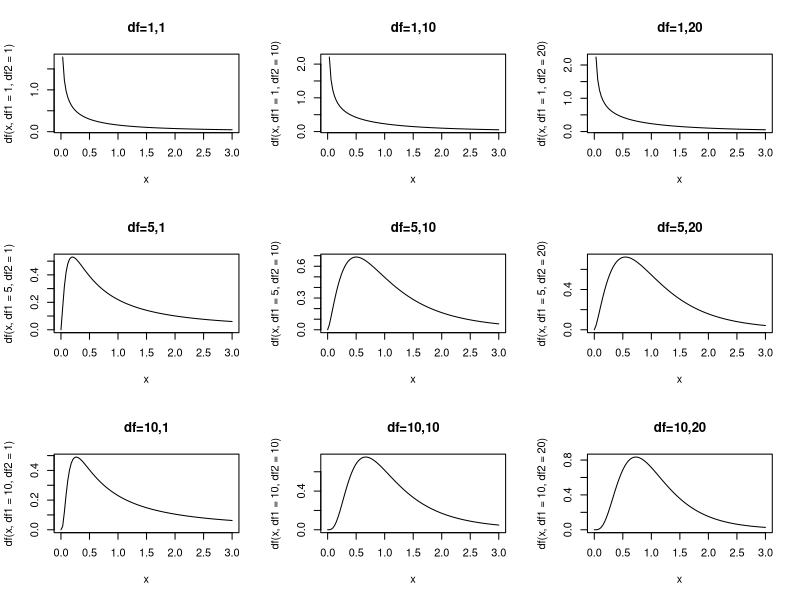
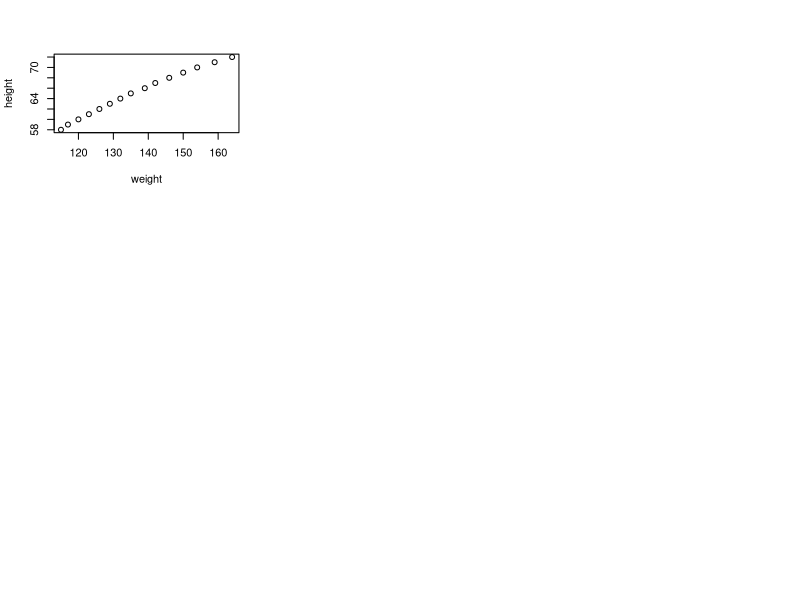

Generate these figures, in order, with R:
# Example 1
dat <- c(65, 70, 80, 85, 75)
y.bar <- mean(dat)
s <- sd(dat)
n <- length(dat)
df <- length(dat) - 1
t <- qt(0.975, df)
left <- y.bar - t * s / sqrt(n)
right <- y.bar + t * s / sqrt(n)

# Example 2
boys <-
  c(39, 42, 47, 50, 52, 52, 54, 55, 55, 56, 56, 56, 58, 60, 62)
girls <-
  c(44, 45, 48, 50, 51, 52, 53, 53, 57, 58, 59, 60, 62, 63, 64)
y_b.bar <- mean(boys)
y_g.bar <- mean(girls)
s_b.sq <- var(boys)
s_g.sq <- var(girls)
n_b <- length(boys)
n_g <- length(girls)
s_p.sq <-
  ((n_g - 1) * s_g.sq + (n_b - 1) * s_b.sq) / (n_g + n_b - 2)
df <- n_g + n_b - 2
t <- qt(0.975, df)
left <- (y_b.bar - y_g.bar) - t * sqrt(s_p.sq * (1 / n_g + 1 / n_b))
right <-
  (y_b.bar - y_g.bar) + t * sqrt(s_p.sq * (1 / n_g + 1 / n_b))

# Example 3
boys <- c(39, 42, 47, 50, 52, 52, 54, 55, 55, 56, 56, 56, 58, 60, 62)
girls <- c(44, 45, 48, 50, 51, 52, 53, 53, 57, 58, 59, 60, 62, 63, 64)
diff <- boys - girls
y_d.bar <- mean(diff)
s_d <- sd(diff)
n_d <- length(diff)
df <- length(diff) - 1
t <- qt(0.975, df)
left <- y_d.bar - t * s_d / sqrt(n_d)
right <- y_d.bar + t * s_d / sqrt(n_d)

# Example 4
boys <-
  c(39, 42, 47, 50, 52, 52, 54, 55, 55, 56, 56, 56, 58, 60, 62)
girls <-
  c(44, 45, 48, 50, 51, 52, 53, 53, 57, 58, 59, 60, 62, 63, 64)
y_b.bar <- mean(boys)
y_g.bar <- mean(girls)
s_b.sq <- var(boys)
s_g.sq <- var(girls)
n_b <- length(boys)
n_g <- length(girls)
df <- n_g + n_b - 2
t <- qt(0.975, df)
left <- (y_b.bar - y_g.bar) - t * sqrt(s_b.sq / n_g + s_g.sq / n_b)
right <-
  (y_b.bar - y_g.bar) + t * sqrt(s_b.sq / n_g + s_g.sq / n_b)

# Example 5
n <- 430
voters <- 267
p.hat <- 267 / 430
z <- qnorm(0.975)
left <- p.hat - z * sqrt((p.hat * (1 - p.hat)) / n)
right <-  p.hat + z * sqrt((p.hat * (1 - p.hat)) / n)

# Example 1
high <- c(11, 19, 32, 12, 7, 14)
low <- c(17, 21 , 14 , 11 , 18 , 9)
diff <- high - low
y_d.bar <- mean(diff)
s_d <- sd(diff)
n_d <- length(diff)
df <- length(diff) - 1
d <- (y_d.bar - 0) / (s_d / sqrt(n_d))
pval <- 2 * (1 - pt(d, df))

# Example 2
coke <- c(8, 7, 18, 42, 21)
water <- c(5, 11, 21, 9, 14)
y_c.bar <- mean(coke)
y_w.bar <- mean(water)
s_c.sq <- var(coke)
s_w.sq <- var(water)
n_c <- length(coke)
n_w <- length(water)
s_p.sq <-
  ((n_w - 1) * s_w.sq + (n_c - 1) * s_c.sq) / (n_w + n_c - 2)
df <- n_c + n_w - 2
t <- qt(0.975, df)
d <- (y_c.bar - y_w.bar) / sqrt(s_p.sq * (1 / n_w + 1 / n_c))
pval <- 1 - pt(d, df)

# Data frames
grp1 <- c(50, 53, 52, 58)
grp2 <- c(62, 55, 58, 60)
# Must run to get same results as textbook
options(contrasts = c('contr.sum', 'contr.poly'))
Y <- c(grp1, grp2)
# Makes a discrete variable
x <- as.factor(c(rep(1, 4), rep(2, 4)))
# Builds the model
model <- lm(Y ~ x)
# Displays the output
summary(model)

left <- -2.75 - 2.75 - qt(0.975, 6) * sqrt(summary(model)$sigma ^ 2 / 2)
right <- -2.75 - 2.75 + qt(0.975, 6) * sqrt(summary(model)$sigma ^ 2 / 2)

d <- (-2.75 - 2.75) / (summary(model)$sigma / sqrt(2))
pval <- 2 * (1 - pt(abs(d), 6))

# Example 2
options(contrasts = c('contr.sum', 'contr.poly'))
Marks1 = c(55, 92, 48, 57, 66, 72)
Marks2 = c(62, 95, 84, 83, 66, 75)
Marks3 = c(89, 92, 94, 99, 87, 67)
Marks4 = c(25, 35, 71, 42, 44, 30)
Y = c(Marks1, Marks2, Marks3, Marks4)

x = as.factor(c(rep(1, 6), rep(2, 6), rep(3, 6), rep(4, 6)))
model = lm(Y ~ x)
summary(model)
tau.1 <- summary(model)$coefficients[2]
tau.2 <- summary(model)$coefficients[3]
tau.3 <- summary(model)$coefficients[4]
tau.4 <- -1 * (tau.1 + tau.2 + tau.3)

tau.1 - tau.2 - qt(0.975, 20) * summary(model)$sigma/sqrt(3)
tau.1 - tau.2 + qt(0.975, 20) * summary(model)$sigma/sqrt(3)

theta <- ((tau.1 + tau.4) / 2) - ((tau.2 + tau.3) / 2)
d <- (theta - 0) / (summary(model)$sigma / sqrt(6))
pval <- 2 * (1 - pt(abs(d), 20))

par(mfrow = c(3, 3))
curve(df(x, df1 = 1, df2 = 1),
      from = 0,
      to = 3,
      main = "df=1,1")
curve(df(x, df1 = 1, df2 = 10),
      from = 0,
      to = 3,
      main = "df=1,10")
curve(df(x, df1 = 1, df2 = 20),
      from = 0,
      to = 3,
      main = "df=1,20")
curve(df(x, df1 = 5, df2 = 1),
      from = 0,
      to = 3,
      main = "df=5,1")
curve(df(x, df1 = 5, df2 = 10),
      from = 0,
      to = 3,
      main = "df=5,10")
curve(df(x, df1 = 5, df2 = 20),
      from = 0,
      to = 3,
      main = "df=5,20")
curve(df(x, df1 = 10, df2 = 1),
      from = 0,
      to = 3,
      main = "df=10,1")
curve(df(x, df1 = 10, df2 = 10),
      from = 0,
      to = 3,
      main = "df=10,10")
curve(df(x, df1 = 10, df2 = 20),
      from = 0,
      to = 3,
      main = "df=10,20")

# Model 6 Ex 1

grp1 = c(50, 53, 52, 58)
grp2 = c(62, 55, 58)
Y = c(grp1, grp2)
x = as.factor(c(rep(1, 4), rep(2, 3)))
# Group Averages
grp_av = tapply(Y, x, mean, na.rm = T)
mu = mean(Y)
# Treatment Effects
tau1 = (grp_av - mean(Y))[1]
tau2 = (grp_av - mean(Y))[2]
# Estimated Sigma
sigma = summary(lm(Y ~ x))$sigma
# Values
sigma
tau1
tau2
mu
#3.447221, -2.178571, 2.904762, 55.42857
anova(lm(Y ~ x))

tau1 - tau2 - qt(0.975, 5) * sqrt((7 * sigma ^ 2) / 12)
tau1 - tau2 + qt(0.975, 5) * sqrt((7 * sigma ^ 2) / 12)


x = seq(0, 3.5, by = 0.1)
y = seq(0, 0.09, by = 0.01)
u = seq(0, 3.59, by = 0.01)
p = pnorm(u)
m = matrix(p, ncol = 10, byrow = TRUE)
colnames(m) = y
row.names(m) = x
library(xtable)
newm = xtable(m, digits = 4)
print.xtable(newm, type = "latex", file = "nor1.tex")

p = c(0.6, 0.7, 0.8, 0.9, 0.95, 0.975, 0.99, 0.995, 0.9995)
n = seq(1, 31, by = 1)
q = matrix(data = NA, nrow = 31, ncol = 9)
for (i in 1:length(p)) {
  for (j in 1:length(n)) {

    if (j == 31) {
      q[j, i] = qt(p[i], .Machine$double.xmax)
    } else {
      q[j, i] = qnorm(p[i])
    }
  }
}
colnames(q) = p
row.names(q) = n
library(xtable)
newt = xtable(q, digits = 3)
print.xtable(newt, type = "latex", file = "t-quantile.tex")

library(xtable)
df1 <- c(seq(from = 1, to = 10), seq(from = 20, to = 40, by = 10))
df2 <- c(seq(from = 1, to = 30), 40, 50, 100)
q = matrix(data = NA, nrow = 33, ncol = 13)
for (i in 1:length(df1)) {
  for (j in 1:length(df2)) {
      q[j, i] = qf(0.05, df1[i], df2[j], lower.tail = FALSE)
  }
}
colnames(q) = df1
row.names(q) = df2
newt = xtable(q, digits = 2)
print.xtable(newt, type = "latex", file = "f-table-0.1.tex")


# Step 1 – Change the directory
#   In R, select FILE, CHANGE DIR
#   select the folder your data
#   is located in.

# Step 2 – use read.table
Data = read.table("blocked.csv", sep = ",", header = T)

# Step 3 – Have a look at the data:
Data
# To build a model we type:
options(contrasts = c('contr.sum', 'contr.poly'))
attach(Data)
Treatment = as.factor(Treatment)
Block = as.factor(Block)
Model = lm(Value ~ Treatment + Block)

# To look at the output, we type:
summary(Model)

# ANOVA
anova(Model)

Model = lm(Value~Treatment)
summary(Model)
anova(Model)

# Redefine NewCode = 2Height+Freq:
# Height Freq New Code
# 0      0    0
# 0      1    1
# 1      0    2
# 1      1    3

# Removes all variables
rm(list = ls())
options(contrasts = c('contr.sum', 'contr.poly'))
data = read.table("stepping2.csv",
                  header = T,
                  sep = ",",
                  as.is = T)
attach(data)
Y = HR - RestHR
Trt = 2 * Height + Frequency
Trt = as.factor(Trt)
Model = lm(Y ~ Trt)

rm(list = ls())
options(contrasts = c('contr.sum', 'contr.poly'))
data = read.table("stepping2.csv",
                  header = T,
                  sep = ",",
                  as.is = T)
attach(data)
Y = HR - RestHR
Height = as.factor(Height)
Freq = as.factor(Frequency)
Model = lm(Y ~ Freq + Height + Freq * Height)
anova(Model)

attach(women)
mean(height)
mean(weight)
set.seed(332)
sample_heights = sample(height, 5)
mean(sample_heights)
sd(sample_heights)

sample_weights = c(123, 129, 135, 146, 120)
mean(sample_weights)

plot(weight, height)
sample_weights = sample_weights - mean(sample_weights) # x_i - bar(x)
summary(lm(sample_heights ~ sample_weights)) # Y_i ~ x_i - bar(x)
